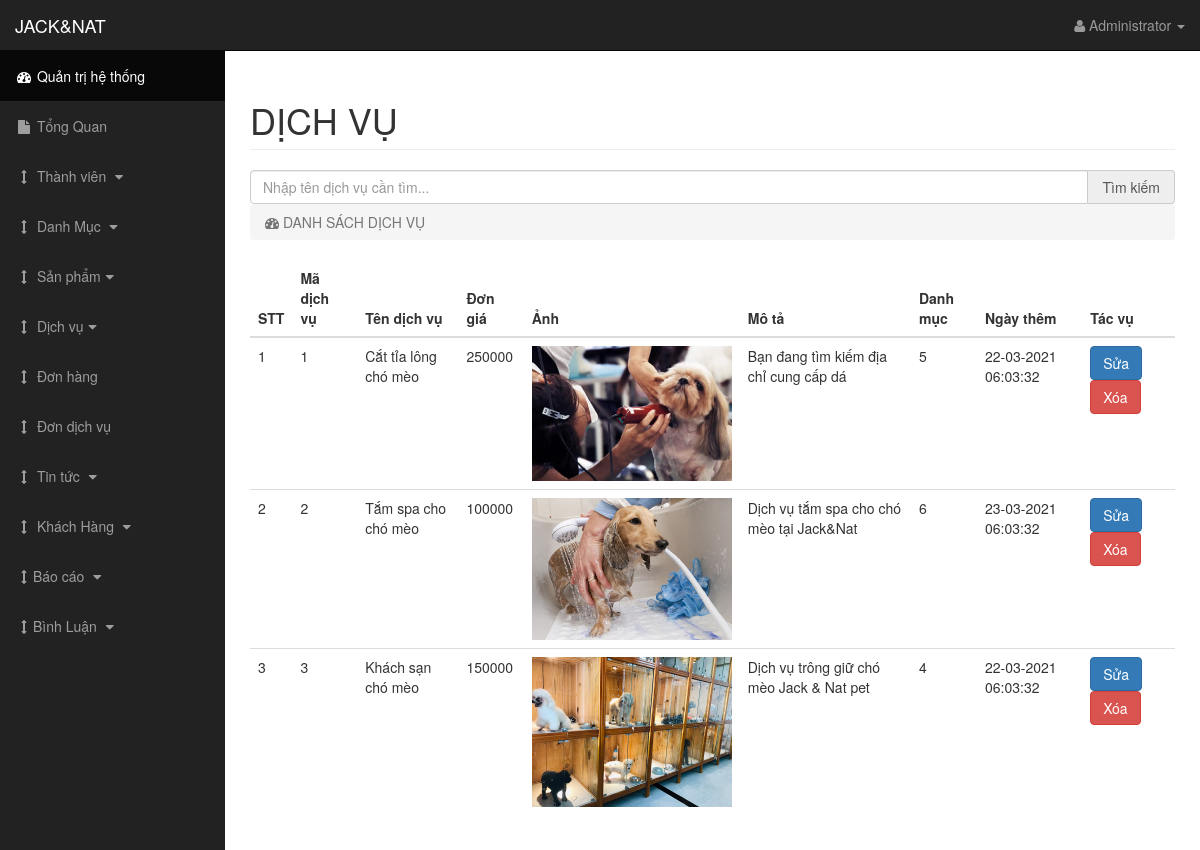
Before: /backend/index.php?page=service (signed in) with the older database file.
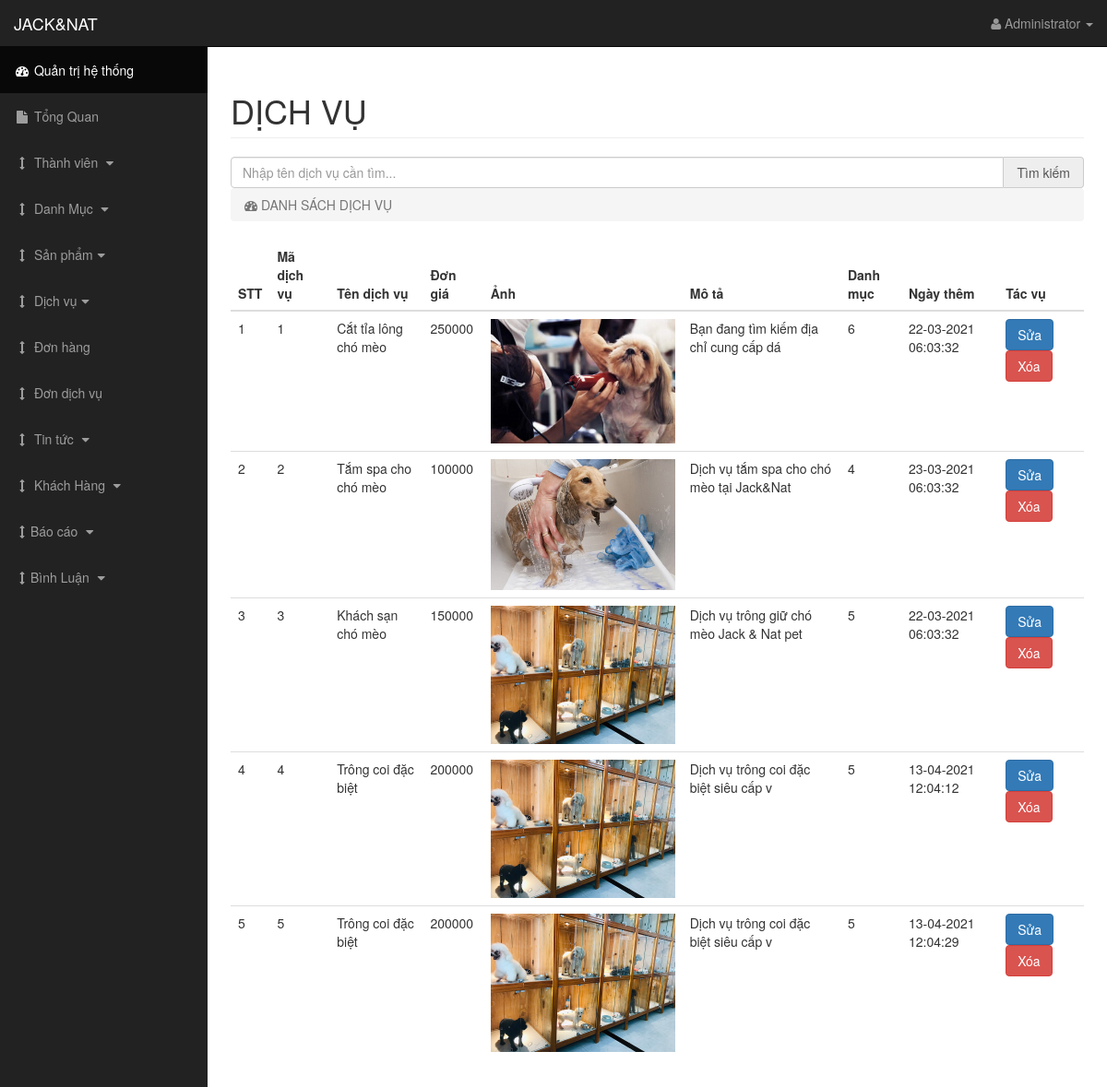
After: the same page with the newer database file.
### tables this page shows
CREATE TABLE `tbl_dich_vu` (
  `id_dich_vu` int(11) NOT NULL,
  `ten_dich_vu` varchar(256) NOT NULL,
  `don_gia_dv` varchar(256) NOT NULL,
  `anh_dv` varchar(256) NOT NULL,
  `mo_ta_dv` text DEFAULT NULL,
  `id_anh_dv` varchar(50) DEFAULT NULL,
  `id_danh_muc` int(11) NOT NULL,
  `ngay_them_dv` timestamp NULL DEFAULT current_timestamp(),
  `tag` int(11) DEFAULT NULL,
  `tag_2` int(11) DEFAULT NULL,
  `tag_3` int(11) DEFAULT NULL
);

### backend/views/service.php (the view, shortened to what this page needs)
<?php
	if (isset($_POST['submit_search'])) {
        $key = $_POST['keyw'];
        $sql = "SELECT *FROM tbl_dich_vu WHERE ten_dich_vu LIKE '%$key%' ORDER BY id_dich_vu";
    }else{
        $sql = "SELECT *FROM tbl_dich_vu ORDER BY id_dich_vu";
    }
    $query = mysqli_query($conn, $sql);
    $count = mysqli_num_rows($query);
?>
<div class="container-fluid">
    <div class="row">
        <div class="col-lg-12">
            <h1 class="page-header">
               DỊCH VỤ
            </h1>
            <form action="" method="POST">
                <div class="input-group">
                  <input type="text" required="" placeholder="Nhập tên dịch vụ cần tìm..." name="keyw" class="form-control" value="<?php if(isset($key)) { echo $key; } ?>"/>
                  <span class="input-group-addon">
                      <button style="line-height: 0px; padding: 0px;" type="submit" class="" name="submit_search">
	                      Tìm kiếm
	                  </button>
                  </span>
                </div>
            </form>
            <ol class="breadcrumb">
                <li class="active">
                    <i class="fa fa-dashboard"></i> DANH SÁCH DỊCH VỤ
                </li>
            </ol>
        </div>
    </div>
	<div class="row">
        <div class="col-lg-12 col-xs-12 col-sm-12 col-md-12">
			<div class="table-responsive">
				<table class="table table-hover">
					<?php if($count > 0){ ?>
					<thead>
						<tr>
							<th scope="col">STT</th>
							<th scope="col">Mã dịch vụ</th>
	       						<th scope="col">Tên dịch vụ</th>
	    						<th scope="col">Đơn giá</th>
                                <th scope="col">Ảnh</th>
	        					<th scope="col">Mô tả</th>
                                <th scope="col">Danh mục</th>
			  				<th scope="col">Ngày thêm</th>
	        					<th scope="col">Tác vụ</th>
						</tr>
					</thead>
					<tbody>
						<?php
							$stt = 0;
							while ($row = mysqli_fetch_array($query)) {
								$stt += 1;
						?>
								<tr>
									<td><?php echo $stt; ?></td>
									<td><?php echo $row['id_dich_vu']; ?></td>
									<td><?php echo substr($row['ten_dich_vu'],0,30); ?></td>
	        						<td><?php echo $row['don_gia_dv']; ?></td>
									<td><img src="../images/san-pham/<?php echo $row['anh_dv']; ?>" width="200" alt=""></td>
	        						<td><?php echo substr($row['mo_ta_dv'],0,50); ?></td>
                                    <td><?php echo $row['id_danh_muc']; ?></td>
									<td><?php echo date('d-m-Y H:m:s', strtotime($row['ngay_them_dv'])); ?></td>
									<td>
										<a href="index.php?page=edit-service&id=<?php echo $row['id_dich_vu']; ?>"><button class="btn btn-primary">Sửa</button></a>
										<a onclick="return confirm('Bạn có muốn xóa san phẩm này không? ');" href="index.php?page=del-service&id=<?php echo $row['id_dich_vu']; ?>">
											<button class="btn btn-danger">Xóa</button>
										</a>
									</td>
								</tr>
						<?php
							}
						?>
					</tbody>
				<?php
				} ?>
				</table>
			</div>
		</div>
    </div>
</div>

### backend/index.php (shortened to what this page needs)
<!DOCTYPE html>
<html lang="en">
<head>
    <link href="css/bootstrap.min.css" rel="stylesheet">
    <link href="css/sb-admin.css" rel="stylesheet">
    <link href="css/plugins/morris.css" rel="stylesheet">
    <link href="font-awesome/css/font-awesome.min.css" rel="stylesheet" type="text/css">
</head>
<body>
    <div id="wrapper">
        <nav class="navbar navbar-inverse navbar-fixed-top" role="navigation">
            <div class="navbar-header">
                <a class="navbar-brand" href="index.php">JACK&NAT</a>
            </div>
            <ul class="nav navbar-right top-nav">
                <li class="dropdown">
                    <a href="#" class="dropdown-toggle" data-toggle="dropdown"><i class="fa fa-user"></i> <?php if(isset($_SESSION['name'])) { echo $_SESSION['name']; }  ?> <b class="caret"></b></a>
                </li>
            </ul>
            <div class="collapse navbar-collapse navbar-ex1-collapse">
                <ul class="nav navbar-nav side-nav">
                    <li class="active">
                        <a href="index.php"><i class="fa fa-fw fa-dashboard"></i> Quản trị hệ thống</a>
                    </li>
                    <li>
                        <a href="index.php"><i class="fa fa-fw fa-file"></i> Tổng Quan</a>
                    </li>
                    <li>
                            <a href="javascript:;" data-toggle="collapse" data-target="#users"><i class="fa fa-fw fa-arrows-v"></i> Thành viên <i class="fa fa-fw fa-caret-down"></i></a>
                        </li>
                    <li>
                        <a href="javascript:;" data-toggle="collapse" data-target="#danhmuc"><i class="fa fa-fw fa-arrows-v"></i> Danh Mục <i class="fa fa-fw fa-caret-down"></i></a>
                    </li>
                    <li>
                        <a href="javascript:;" data-toggle="collapse" data-target="#menu"><i class="fa fa-fw fa-arrows-v"></i> Sản phẩm<i class="fa fa-fw fa-caret-down"></i></a>
                    </li>
                    <li>
                        <a href="javascript:;" data-toggle="collapse" data-target="#service"><i class="fa fa-fw fa-arrows-v"></i> Dịch vụ<i class="fa fa-fw fa-caret-down"></i></a>
                    </li>
                    <li>
                        <a href="index.php?page=ordered"><i class="fa fa-fw fa-arrows-v"></i> Đơn hàng</a>
                    </li>
                    <li>
                        <a href="index.php?page=ordered2"><i class="fa fa-fw fa-arrows-v"></i> Đơn dịch vụ</a>
                    </li>
                    <li>
                        <a href="javascript:;" data-toggle="collapse" data-target="#demo"><i class="fa fa-fw fa-arrows-v"></i> Tin tức <i class="fa fa-fw fa-caret-down"></i></a>
                    </li>
                    <li>
                        <a href="index.php?page=customer" data-toggle="collapse" data-target="#users"><i class="fa fa-fw fa-arrows-v"></i> Khách Hàng <i class="fa fa-fw fa-caret-down"></i></a>
                    </li>
                        <li>
                            <a href="index.php?page=baocao" data-toggle="collapse" data-target="#baocao"><i class="fa fa-fw fa-arrows-v"></i>Báo cáo <i class="fa fa-fw fa-caret-down"></i></a>
                        </li>
                        <li>
                            <a href="index.php?page=comment" data-toggle="collapse" data-target="#comment"><i class="fa fa-fw fa-arrows-v"></i>Bình Luận <i class="fa fa-fw fa-caret-down"></i></a>
                        </li>
                </ul>
            </div>
        </nav>
        <div id="page-wrapper">
            <?php
                if (isset($_GET['page'])) {
                    $page = $_GET['page'];
                }else{
                    $page = 'home';
                }
                if (file_exists('views/'.$page.'.php')) {
                   include_once 'views/'.$page.'.php';
                }else{
                     header('Location: index.php');
                }
            ?>
        </div>
    </div>
</body>
</html>

### backend/css/sb-admin.css (style rules this page uses)
body { margin-top: 100px; background-color: #222; }
@media (min-width:768px) { body { margin-top: 50px; } }
#wrapper { padding-left: 0; }
#page-wrapper { width: 100%; min-height: 800px; padding: 0; background-color: #fff; }
@media (min-width:768px) { #wrapper { padding-left: 225px; } }
@media (min-width:768px) { #page-wrapper { padding: 10px; } }
.top-nav { padding: 0 15px; }
.top-nav>li { display: inline-block; float: left; }
.top-nav>li>a { padding-top: 15px; padding-bottom: 15px; line-height: 20px; color: #999; }
@media (min-width:768px) { .side-nav { position: fixed; top: 51px; left: 225px; width: 225px; margin-left: -225px; border: none; border-radius: 0; overflow-y: auto; background-color: #222; bottom: 0; overflow-x: hidden; padding-bottom: 40px; } }
@media (min-width:768px) { .side-nav>li>a { width: 225px; } }

Changed rows visible on the page:
changed tbl_dich_vu "Cắt tỉa lông chó mèo": id_danh_muc "5" → "6"
changed tbl_dich_vu "Tắm spa cho chó mèo": id_danh_muc "6" → "4"
changed tbl_dich_vu "Khách sạn chó mèo": id_danh_muc "4" → "5"
added tbl_dich_vu: id_dich_vu "4", ten_dich_vu "Trông coi đặc biệt", don_gia_dv "200000", anh_dv (picture), mo_ta_dv "Dịch vụ trông coi đặc biệt siêu cấp v", id_danh_muc "5", ngay_them_dv "13-04-2021 12:04:12"
added tbl_dich_vu: id_dich_vu "5", ten_dich_vu "Trông coi đặc biệt", don_gia_dv "200000", anh_dv (picture), mo_ta_dv "Dịch vụ trông coi đặc biệt siêu cấp v", id_danh_muc "5", ngay_them_dv "13-04-2021 12:04:29"
